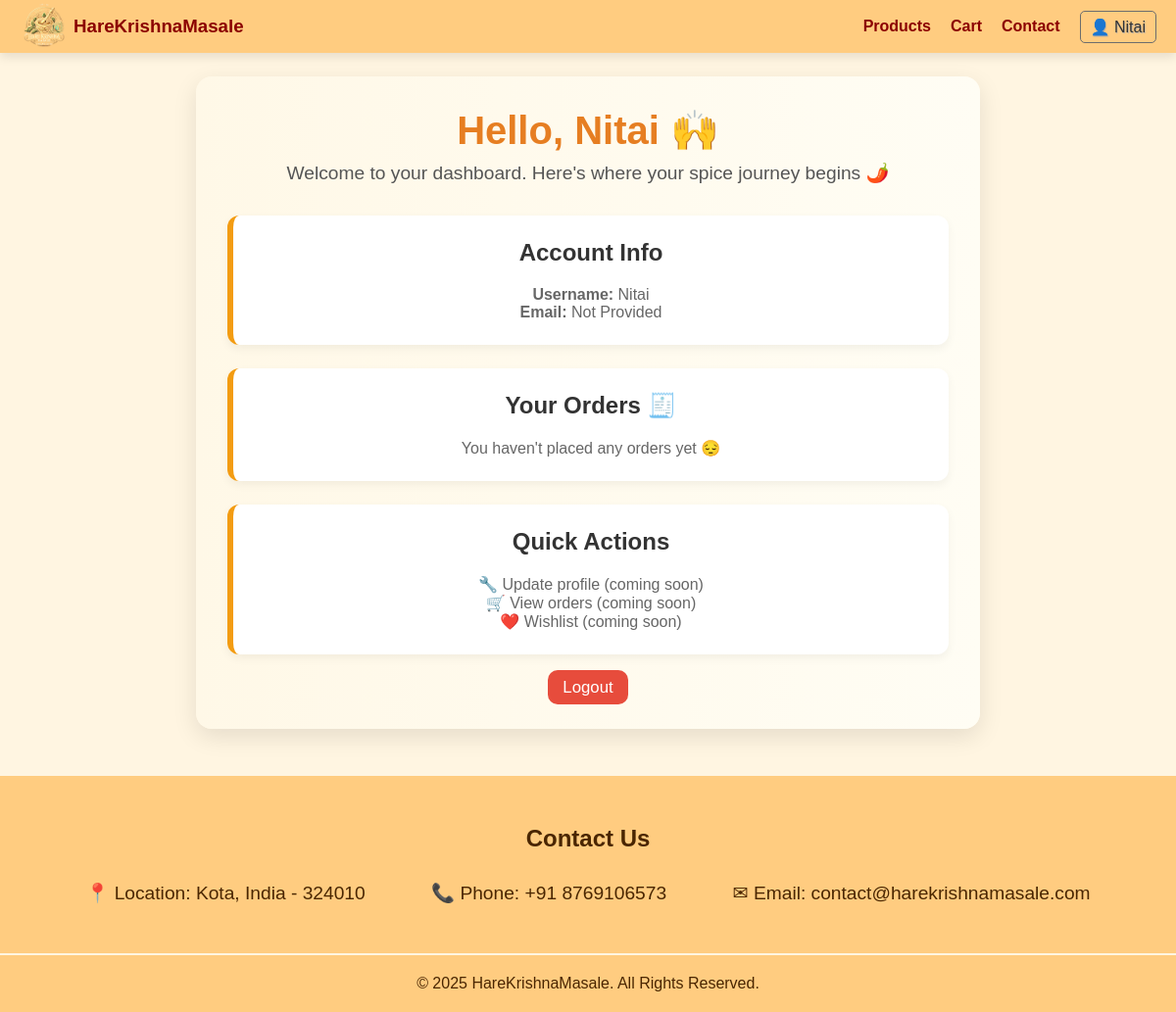
Page /users/profile/ (signed in) on the earlier database version.
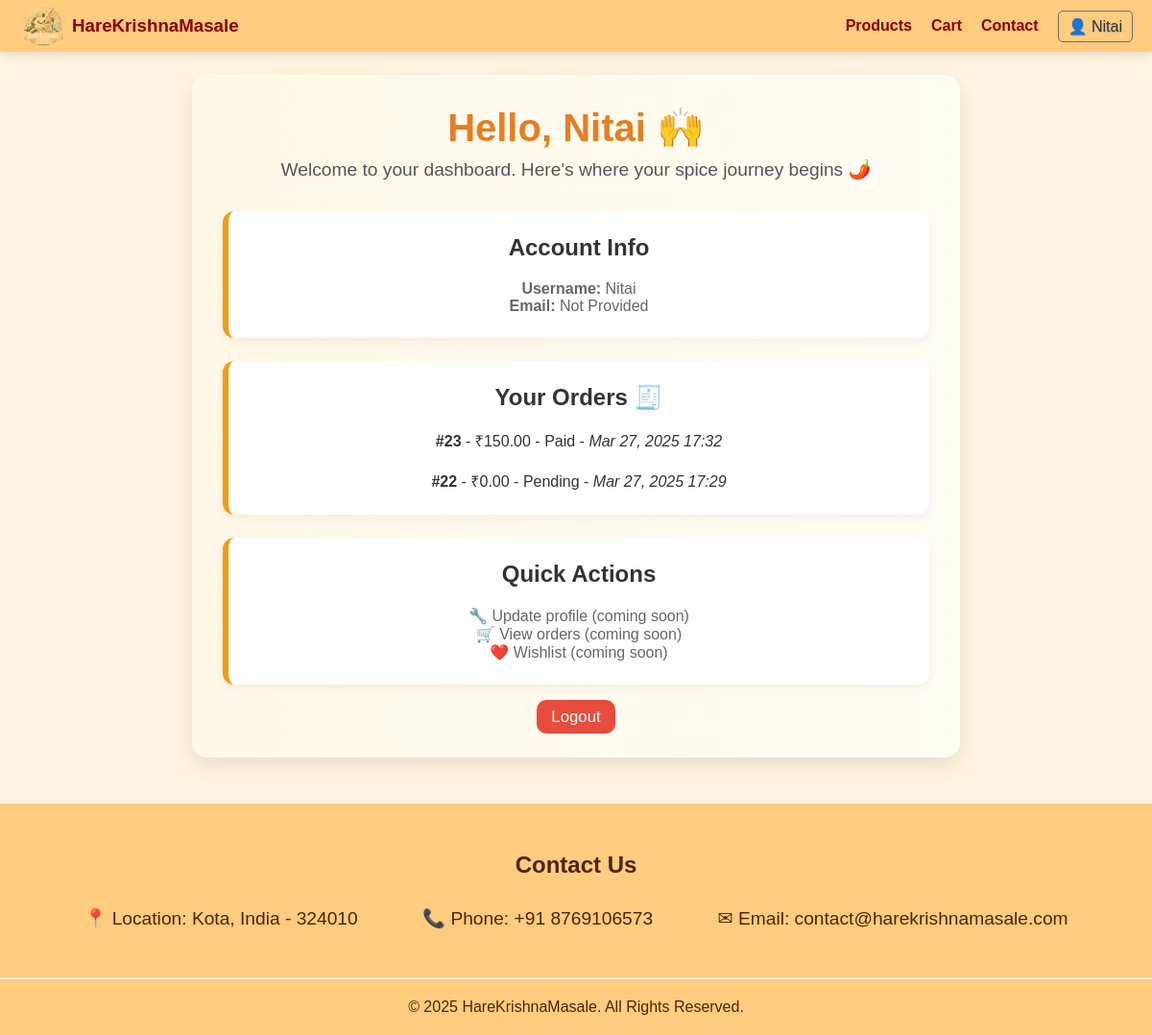
Same page on the later database version.
### apps/cart/models.py (models this page shows)
class Order(models.Model):
    user = models.ForeignKey(User, on_delete=models.CASCADE)
    total_price = models.DecimalField(max_digits=10, decimal_places=2)
    created_at = models.DateTimeField(auto_now_add=True)
    status = models.CharField(max_length=20, choices=[("Pending", "Pending"), ("Completed", "Completed")])

### apps/users/views.py (the view)
# urls.py: path('profile/', views.profile_view, name='profile'),
def profile_view(request):
    user_orders = Order.objects.filter(user=request.user).order_by('-created_at')
    return render(request, 'users/profile.html', {'orders': user_orders})

### templates/users/profile.html (shortened to what this page needs)
<!DOCTYPE html>
<html lang="en">
<head>
    {% load static %}
    <link rel="stylesheet" href="{% static 'harekrishnamasale/homepage.css' %}">
    <link rel="stylesheet" href="{% static 'payments/success.css' %}">
    <link rel="stylesheet" href="{% static 'users/profile.css' %}">
</head>
<body>
    <header>
        <nav>
            <a href="/" class="logo">
                <img src="/media/homepage/logo.png" alt="HareKrishnaMasale Logo">
                <h3>HareKrishnaMasale</h3>
            </a>
            <ul>
                <li><a href="{% url 'product-list' %}">Products</a></li>
                <li><a href="{% url 'cart:cart-detail' %}">Cart</a></li>
                <li><a href="#contact">Contact</a></li>
                {% if user.is_authenticated %}
                    <li class="user-dropdown">
                        <span id="user-toggle" class="user-name">👤 {{ user.username }}</span>
                    </li>
                {% endif %}
            </ul>
        </nav>
    </header>
    <section id="profile-case">
        {% block content %}
            <div class="profile-wrapper">
                <div class="profile-header">
                    <h1>Hello, {{ user.username }} 🙌</h1>
                    <p>Welcome to your dashboard. Here's where your spice journey begins 🌶️</p>
                </div>
                <div class="profile-section">
                    <div class="profile-card">
                        <h2>Account Info</h2>
                        <p><strong>Username:</strong> {{ user.username }}</p>
                        <p><strong>Email:</strong> {{ user.email|default:"Not Provided" }}</p>
                    </div>
                    <div class="profile-card">
                        <h2>Your Orders 🧾</h2>
                        {% if orders %}
                            <ul>
                            {% for order in orders %}
                                <li>
                                    <strong>#{{ order.id }}</strong> - ₹{{ order.total_price }} -
                                    {{ order.status }} -
                                    <em>{{ order.created_at|date:"M d, Y H:i" }}</em>
                                </li>
                            {% endfor %}
                            </ul>
                        {% else %}
                            <p>You haven't placed any orders yet 😔</p>
                        {% endif %}
                    </div>
                    <div class="profile-card">
                        <h2>Quick Actions</h2>
                        <p>🔧 Update profile (coming soon)</p>
                        <p>🛒 View orders (coming soon)</p>
                        <p>❤️ Wishlist (coming soon)</p>
                    </div>
                    <a href="{% url 'logout' %}" class="logout-btn">Logout</a>
                </div>
            </div>
        {% endblock %}
    </section>
    <section id="contact">
        <h2>Contact Us</h2>
        <div class="contact-info">
            <div>📍 Location: Kota, India - 324010</div>
            <div>📞 Phone: +91 8769106573</div>
            <div>✉ Email: contact@harekrishnamasale.com</div>
        </div>
    </section>
    <footer>
        <p>&copy; 2025 HareKrishnaMasale. All Rights Reserved.</p>
    </footer>
</body>
</html>

Differences in the rows shown:
added Order: id "23", total_price "150.00", status "Paid", created_at "Mar 27, 2025 17:32"
added Order: id "22", total_price "0.00", status "Pending", created_at "Mar 27, 2025 17:29"
Other differences:
text no longer shown: "You haven't placed any orders yet 😔"
